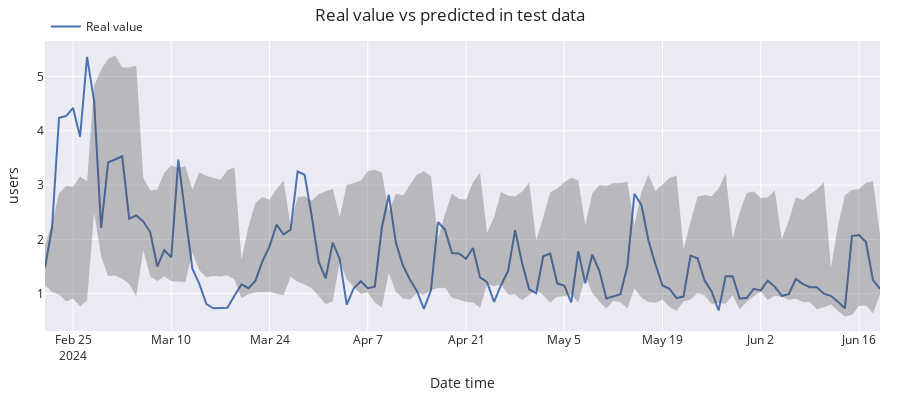

Here is the notebook cell this chart was saved with:
### Code cell
# Plot
# ==============================================================================
fig = go.Figure([
    go.Scatter(name='Real value', x=df_test.index, y=df_test['wave_height'], mode='lines'),
    go.Scatter(
        name='Upper Bound', x=predictions_q90.index, y=predictions_q90['pred'],
        mode='lines', marker=dict(color="#444"), line=dict(width=0), showlegend=False
    ),
    go.Scatter(
        name='Lower Bound', x=predictions_q10.index, y=predictions_q10['pred'],
        marker=dict(color="#444"), line=dict(width=0), mode='lines',
        fillcolor='rgba(68, 68, 68, 0.3)', fill='tonexty', showlegend=False
    )
])
fig.update_layout(
    title="Real value vs predicted in test data",
    xaxis_title="Date time",
    yaxis_title="users",
    width=900,
    height=400,
    margin=dict(l=20, r=20, t=35, b=20),
    hovermode="x",
    legend=dict(
        orientation="h",
        yanchor="top",
        y=1.1,
        xanchor="left",
        x=0.001
    )
)
fig.show()
